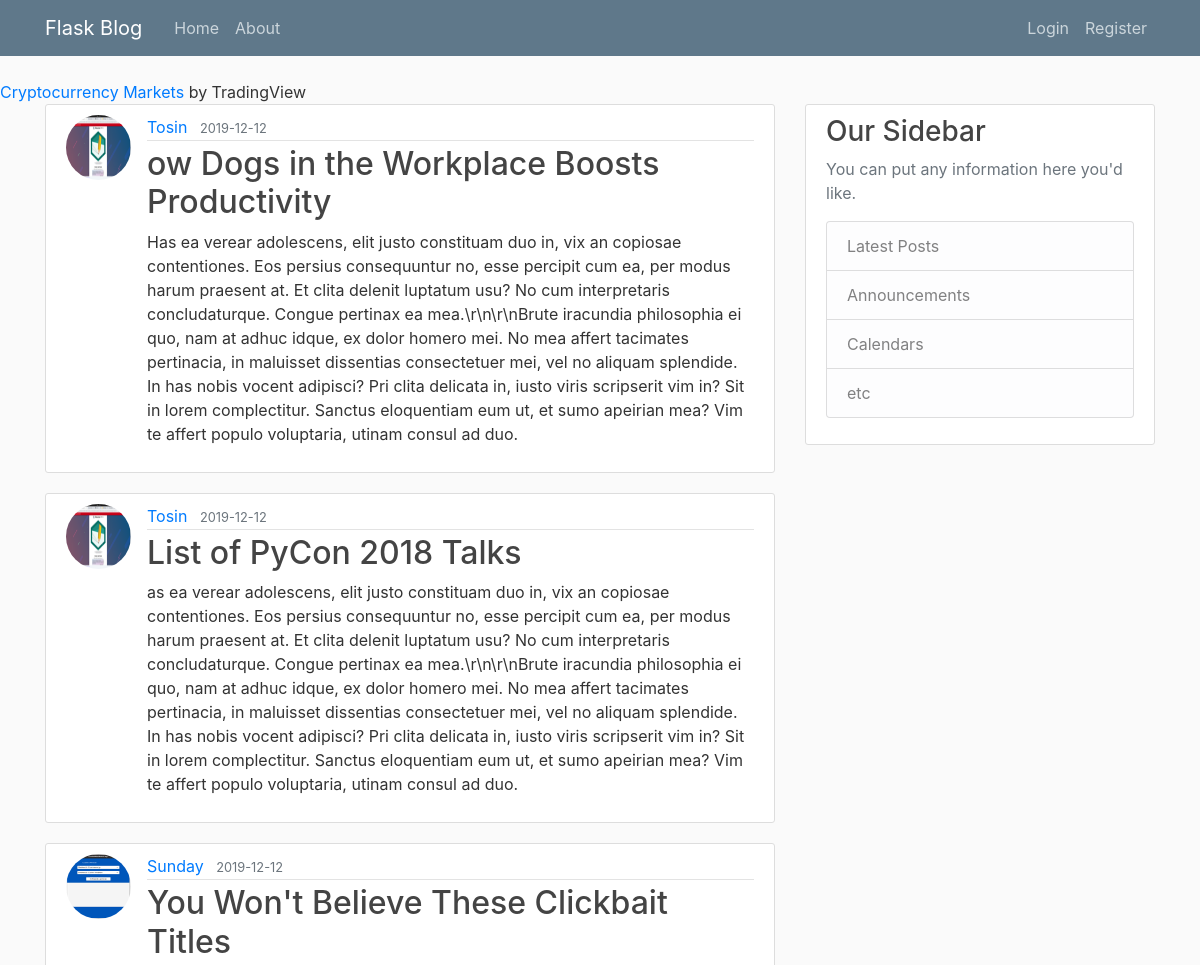
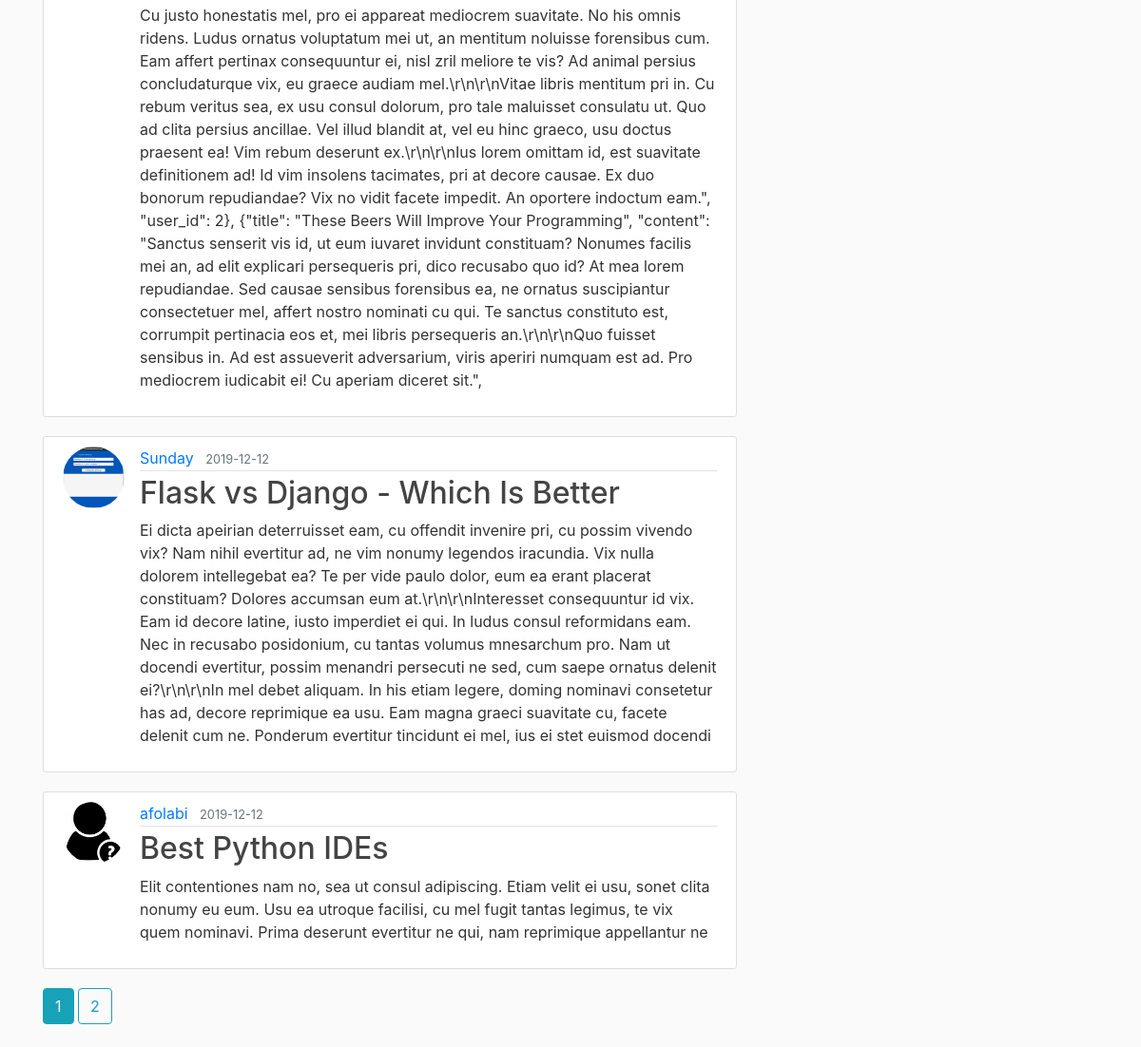
/index, run on the app's committed database (2 pictures, top to bottom).
### flask_intro/models.py (models this page shows, shortened)
class Post(db.Model):
    id = db.Column(db.Integer, primary_key=True)
    title = db.Column(db.String(100), nullable=False)
    date_posted = db.Column(db.DateTime, nullable=False, default=datetime.utcnow)
    content = db.Column(db.Text, nullable=False)
    user_id = db.Column(db.Integer, db.ForeignKey('user.id'), nullable=False)

class User(db.Model, UserMixin):
    id = db.Column(db.Integer, primary_key=True)
    fname = db.Column(db.String(20), unique=False, nullable=False)
    lname = db.Column(db.String(20), unique=False, nullable=False)
    email = db.Column(db.String(120), unique=True, nullable=False)
    image_file = db.Column(db.String(20), nullable=False, default='default.png')
    password = db.Column(db.String(60), nullable=False)
    posts = db.relationship('Post', backref='author', lazy=True)

### flask_intro/main/route.py (the view)
@main.route('/')
@main.route('/index')
def home():
    page = request.args.get('page', 1, type=int)
    posts = Post.query.order_by(Post.date_posted.desc()).paginate(page=page, per_page=5)
    return render_template('home.html', posts=posts)

### flask_intro/templates/home.html
{% extends "layout.html" %}
{% block content %}
    {% for post in posts.items %}
        <article class="media content-section">
          <img class="rounded-circle article-img" src="{{ url_for('static', filename='profile_pic/' + post.author.image_file) }}">
          <div class="media-body">
            <div class="article-metadata">
              <a class="mr-2" href="{{ url_for('users.user_post', fname=post.author.fname) }}">{{ post.author.fname }}</a>
              <small class="text-muted">{{ post.date_posted.strftime('%Y-%m-%d') }}</small>
            </div>
            <h2> <a class="article-title" href={{url_for('posts.post', post_id=post.id)}}>{{ post.title }}</a></h2>
            <p class="article-content">{{ post.content }}</p>
          </div>
        </article>
        {% endfor %}
        {% for page_num in posts.iter_pages(left_edge=1, right_edge=1, left_current=1, right_current=2) %}
        {% if page_num %}
          {% if posts.page == page_num %}
            <a class="btn btn-info mb-4" href="{{ url_for('main.home', page=page_num) }}">{{ page_num }}</a>
          {% else %}
            <a class="btn btn-outline-info mb-4" href="{{ url_for('main.home', page=page_num) }}">{{ page_num }}</a>
          {% endif %}
        {% else %}
          ...
        {% endif %}
      {% endfor %}
{% endblock content %}

### flask_intro/static/main.css (style rules this page uses)
body { background: #fafafa; color: #333333; margin-top: 5rem; }
h1, h2, h3, h4, h5, h6 { color: #444444; }
.content-section { background: #ffffff; padding: 10px 20px; border: 1px solid #dddddd; border-radius: 3px; margin-bottom: 20px; }
.article-title { color: #444444; }
.article-content { white-space: pre-line; }
.article-img { height: 65px; width: 65px; margin-right: 16px; }
.article-metadata { padding-bottom: 1px; margin-bottom: 4px; border-bottom: 1px solid #e3e3e3 }

### data on the page
Post: image_file (picture), author.fname "Tosin", date_posted "2019-12-12", title "ow Dogs in the Workplace Boosts Productivity", content "Has ea verear adolescens, elit justo constituam duo in, vix an copiosae contentiones. Eos persius consequuntur no, esse percipit cum ea, per modus harum praesent at. Et clita delenit luptatum usu? No cum interpretaris concludaturque. Congue pertinax ea mea.\\r\\n\\r\\nBrute iracundia philosophia ei quo, nam at adhuc idque, ex dolor homero mei. No mea affert tacimates pertinacia, in maluisset dissentias consectetuer mei, vel no aliquam splendide. In has nobis vocent adipisci? Pri clita delicata in, iusto viris scripserit vim in? Sit in lorem complectitur. Sanctus eloquentiam eum ut, et sumo apeirian mea? Vim te affert populo voluptaria, utinam consul ad duo."
Post: image_file (picture), author.fname "Tosin", date_posted "2019-12-12", title "List of PyCon 2018 Talks", content "as ea verear adolescens, elit justo constituam duo in, vix an copiosae contentiones. Eos persius consequuntur no, esse percipit cum ea, per modus harum praesent at. Et clita delenit luptatum usu? No cum interpretaris concludaturque. Congue pertinax ea mea.\\r\\n\\r\\nBrute iracundia philosophia ei quo, nam at adhuc idque, ex dolor homero mei. No mea affert tacimates pertinacia, in maluisset dissentias consectetuer mei, vel no aliquam splendide. In has nobis vocent adipisci? Pri clita delicata in, iusto viris scripserit vim in? Sit in lorem complectitur. Sanctus eloquentiam eum ut, et sumo apeirian mea? Vim te affert populo voluptaria, utinam consul ad duo."
Post: image_file (picture), author.fname "Sunday", date_posted "2019-12-12", title "You Won't Believe These Clickbait Titles", content "Cu justo honestatis mel, pro ei appareat mediocrem suavitate. No his omnis ridens. Ludus ornatus voluptatum mei ut, an mentitum noluisse forensibus cum. Eam affert pertinax consequuntur ei, nisl zril meliore te vis? Ad animal persius concludaturque vix, eu graece audiam mel.\\r\\n\\r\\nVitae libris mentitum pri in. Cu rebum veritus sea, ex usu consul dolorum, pro tale maluisset consulatu ut. Quo ad clita persius ancillae. Vel illud blandit at, vel eu hinc graeco, usu doctus praesent ea! Vim rebum deserunt ex.\\r\\n\\r\\nIus lorem omittam id, est suavitate definitionem ad! Id vim insolens tacimates, pri at decore causae. Ex duo bonorum repudiandae? Vix no vidit facete impedit. An oportere indoctum…"
Post: image_file (picture), author.fname "Sunday", date_posted "2019-12-12", title "Flask vs Django - Which Is Better", content "Ei dicta apeirian deterruisset eam, cu offendit invenire pri, cu possim vivendo vix? Nam nihil evertitur ad, ne vim nonumy legendos iracundia. Vix nulla dolorem intellegebat ea? Te per vide paulo dolor, eum ea erant placerat constituam? Dolores accumsan eum at.\\r\\n\\r\\nInteresset consequuntur id vix. Eam id decore latine, iusto imperdiet ei qui. In ludus consul reformidans eam. Nec in recusabo posidonium, cu tantas volumus mnesarchum pro. Nam ut docendi evertitur, possim menandri persecuti ne sed, cum saepe ornatus delenit ei?\\r\\n\\r\\nIn mel debet aliquam. In his etiam legere, doming nominavi consetetur has ad, decore reprimique ea usu. Eam magna graeci suavitate cu, facete delenit cum ne.…"
Post: image_file (placeholder picture), author.fname "afolabi", date_posted "2019-12-12", title "Best Python IDEs", content "Elit contentiones nam no, sea ut consul adipiscing. Etiam velit ei usu, sonet clita nonumy eu eum. Usu ea utroque facilisi, cu mel fugit tantas legimus, te vix quem nominavi. Prima deserunt evertitur ne qui, nam reprimique appellantur ne"

### other printed values
{{ page_num }} "1"
{{ page_num }} "2"
